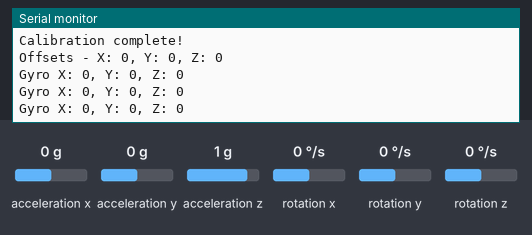
The sketch below on a simulated Arduino Uno, built with avr-gcc and run on an emulated ATmega328P. Shown: the last lines printed to the serial monitor. Inputs (shaded band) come from the test bench; at power-on: rotation x 0 °/s, rotation y 0 °/s, rotation z 0 °/s, acceleration x 0 g, acceleration y 0 g, acceleration z 1 g.

Above: at 7.1 s.
7.2 s: rotation x set to -192 °/s
At 7.9 s:
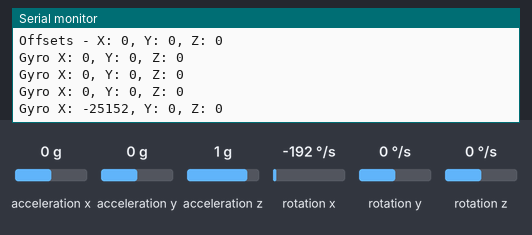
8.7 s: rotation y set to -192 °/s
At 9.3 s:
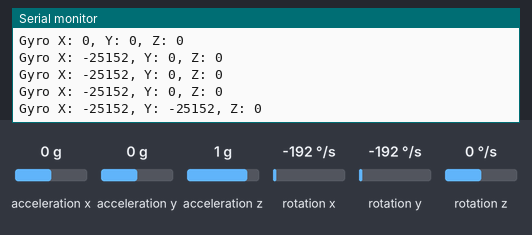
10.2 s: rotation z set to -192 °/s
At 10.9 s:
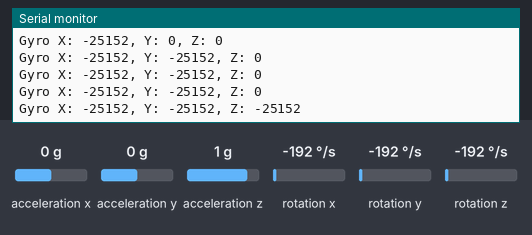

Measured:
- after the input at 7.2 s, the serial monitor: prints a new line after 0.26 s (image 1)
- after the input at 8.7 s, the serial monitor: prints a new line after 0.28 s (image 2)
- after the input at 10.2 s, the serial monitor: prints a new line after 0.29 s (image 3)

The sketch:

offset_calibration.ino
```cpp
#include <Wire.h>
#include <MPU6050.h>

// Create an MPU6050 object
MPU6050 imu;

int16_t ax, ay, az, gx, gy, gz;
long gyroXOffset = 0, gyroYOffset = 0, gyroZOffset = 0;

void setup() {
  Serial.begin(9600);
  Wire.begin();
  imu.initialize();

  // Calibration loop
  Serial.println("Calibrating... Keep the sensor stationary!");
  for (int i = 0; i < 1000; i++) {
    imu.getMotion6(&ax, &ay, &az, &gx, &gy, &gz);

    gyroXOffset += gx;
    gyroYOffset += gy;
    gyroZOffset += gz;

    delay(2);
  }

  gyroXOffset /= 1000;
  gyroYOffset /= 1000;
  gyroZOffset /= 1000;

  Serial.println("Calibration complete!");
  Serial.print("Offsets - X: ");
  Serial.print(gyroXOffset);
  Serial.print(", Y: ");
  Serial.print(gyroYOffset);
  Serial.print(", Z: ");
  Serial.println(gyroZOffset);
}

void loop() {
  imu.getMotion6(&ax, &ay, &az, &gx, &gy, &gz);

  gx -= gyroXOffset;
  gy -= gyroYOffset;
  gz -= gyroZOffset;

  Serial.print("Gyro X: ");
  Serial.print(gx);
  Serial.print(", Y: ");
  Serial.print(gy);
  Serial.print(", Z: ");
  Serial.println(gz);

  delay(500);
}
```
